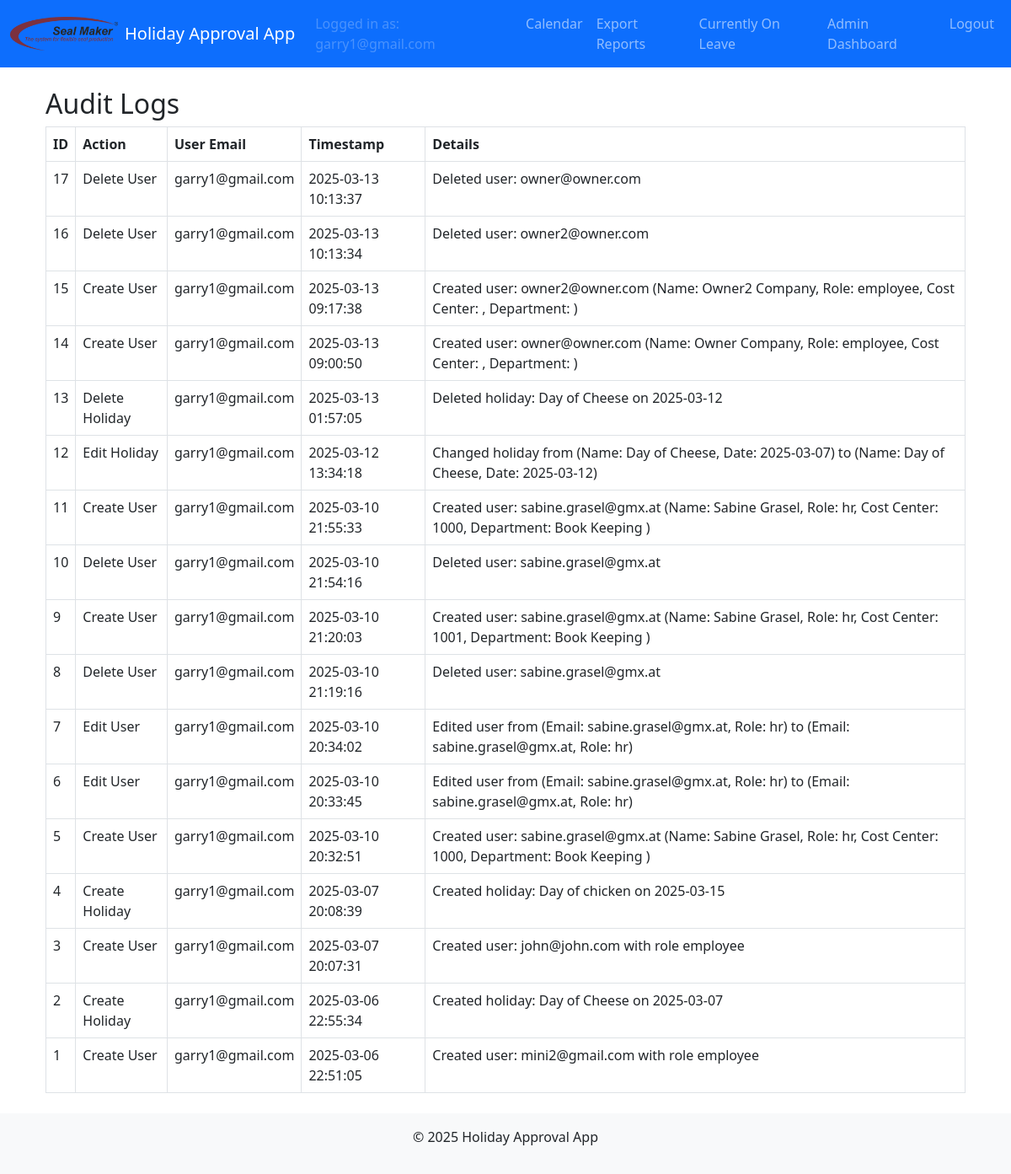
The app's page /admin/security (signed in) with its own data.
### models.py (models this page shows, shortened)
class User(UserMixin, db.Model):
    id = db.Column(db.Integer, primary_key=True)
    email = db.Column(db.String(120), unique=True, nullable=False)
    name = db.Column(db.String(120), nullable=True)           # Full name field
    cost_center = db.Column(db.String(50), nullable=True)       # Cost center field
    password_hash = db.Column(db.String(128), nullable=False)
    role = db.Column(db.String(20), nullable=False)             # Roles: employee, supervisor, manager, admin, hr, sub-admin
    time_off_balance = db.Column(db.Float, nullable=False, default=20.0, server_default="20.0")
    active = db.Column(db.Boolean, nullable=False, default=True, server_default="1")
    department = db.Column(db.String(100), nullable=True)       # Department field
    force_password_reset = db.Column(db.Boolean, nullable=False, default=False, server_default="0")

class AuditLog(db.Model):
    id = db.Column(db.Integer, primary_key=True)
    action = db.Column(db.String(200), nullable=False)
    timestamp = db.Column(db.DateTime, default=datetime.utcnow)
    user_email = db.Column(db.String(120), nullable=False)
    details = db.Column(db.Text)

### admin/routes.py (the view)
@admin_bp.route('/security')
@login_required
@admin_required
def security():
    audit_logs = AuditLog.query.order_by(AuditLog.timestamp.desc()).all()
    return render_template('admin_security.html', audit_logs=audit_logs)

### admin/routes.py (called while the page is built)
def admin_required(func):
    @wraps(func)
    def wrapper(*args, **kwargs):
        if current_user.role not in ['admin', 'sub-admin']:
            flash("Access denied: Admins only.", "danger")
            return redirect(url_for('main.calendar'))
        return func(*args, **kwargs)
    return wrapper

### app.py (called while the page is built)
def create_app():
    app = Flask(__name__)
    app.config.from_object(Config)
    db.init_app(app)
    migrate.init_app(app, db)
    login_manager.init_app(app)
    bcrypt.init_app(app)
    mail.init_app(app)
    login_manager.login_view = 'auth.login'
    @login_manager.user_loader
    def load_user(user_id):
        return User.query.get(int(user_id))
    from auth.routes import auth_bp
    from main.routes import main_bp
    from admin.routes import admin_bp
    from hr.routes import hr_bp
    app.register_blueprint(auth_bp)
    app.register_blueprint(main_bp)
    app.register_blueprint(admin_bp)
    app.register_blueprint(hr_bp)
    return app

### templates/admin_security.html
{% extends "layout.html" %}
{% block content %}
<div class="container">
  <h2>Audit Logs</h2>
  {% if audit_logs %}
    <table class="table table-bordered">
      <thead>
        <tr>
          <th>ID</th>
          <th>Action</th>
          <th>User Email</th>
          <th>Timestamp</th>
          <th>Details</th>
        </tr>
      </thead>
      <tbody>
        {% for log in audit_logs %}
        <tr>
          <td>{{ log.id }}</td>
          <td>{{ log.action }}</td>
          <td>{{ log.user_email }}</td>
          <td>{{ log.timestamp.strftime('%Y-%m-%d %H:%M:%S') }}</td>
          <td>{{ log.details }}</td>
        </tr>
        {% endfor %}
      </tbody>
    </table>
  {% else %}
    <p>No audit logs available.</p>
  {% endif %}
</div>
{% endblock %}

### templates/layout.html (shortened to what this page needs)
<!doctype html>
<html lang="en">
  <head>
    <link
      href="https://cdn.jsdelivr.net/npm/bootstrap@5.3.0/dist/css/bootstrap.min.css"
      rel="stylesheet"
    >
    <link rel="stylesheet" href="{{ url_for('static', filename='css/styles.css') }}">
  </head>
  <body>
    <nav class="navbar navbar-expand-lg navbar-dark bg-primary">
      <div class="container-fluid">
        <a class="navbar-brand d-flex align-items-center" href="{{ url_for('main.calendar') }}">
          <img
            src="{{ url_for('static', filename='img/logo.png') }}"
            alt="Company Logo"
            height="40"
            class="me-2"
          >
          <span>Holiday Approval App</span>
        </a>
        <div class="collapse navbar-collapse" id="navbarSupportedContent">
          <ul class="navbar-nav ms-auto">
            {% if current_user.is_authenticated %}
              <li class="nav-item">
                <span class="nav-link disabled">
                  Logged in as: {{ current_user.email }}
                </span>
              </li>
              <li class="nav-item">
                <a class="nav-link" href="{{ url_for('main.calendar') }}">Calendar</a>
              </li>
              <li class="nav-item">
                <a class="nav-link" href="{{ url_for('main.export_reports') }}">Export Reports</a>
              </li>
              <li class="nav-item">
                <a class="nav-link" href="{{ url_for('main.currently_on_leave') }}">Currently On Leave</a>
              </li>
              {% if current_user.role == 'employee' %}
                <li class="nav-item">
                  <a class="nav-link" href="{{ url_for('main.new_holiday_request') }}">Request</a>
                </li>
                <li class="nav-item">
                  <a class="nav-link" href="{{ url_for('main.employee_dashboard') }}">Employee Dashboard</a>
                </li>
              {% elif current_user.role == 'supervisor' %}
                <li class="nav-item">
                  <a class="nav-link" href="{{ url_for('main.supervisor_dashboard') }}">Supervisor Dashboard</a>
                </li>
              {% elif current_user.role == 'manager' %}
                <li class="nav-item">
                  <a class="nav-link" href="{{ url_for('main.manager_dashboard') }}">Manager Dashboard</a>
                </li>
              {% elif current_user.role == 'admin' %}
                <li class="nav-item">
                  <a class="nav-link" href="{{ url_for('admin.dashboard') }}">Admin Dashboard</a>
                </li>
              {% elif current_user.role == 'hr' %}
                <li class="nav-item">
                  <a class="nav-link" href="{{ url_for('hr.dashboard') }}">HR Dashboard</a>
                </li>
              {% elif current_user.role == 'management' %}
                <li class="nav-item">
                  <a class="nav-link" href="{{ url_for('main.management_dashboard') }}">Management Dashboard</a>
                </li>
              {% endif %}
              <li class="nav-item">
                <a class="nav-link" href="{{ url_for('auth.logout') }}">Logout</a>
              </li>
            {% else %}
              <li class="nav-item">
                <a class="nav-link" href="{{ url_for('auth.login') }}">Login</a>
              </li>
            {% endif %}
          </ul>
        </div>
      </div>
    </nav>
    <div class="container my-4">
      {% block content %}{% endblock %}
    </div>
    <footer class="bg-light text-center p-3">
      <div class="container">
        <p>&copy; 2025 Holiday Approval App</p>
      </div>
    </footer>
  </body>
</html>

### static/css/styles.css (style rules this page uses)
:root { --bs-primary: #800020; }

### records on screen
User: email "garry1@gmail.com"
AuditLog: id "17", action "Delete User", user_email "garry1@gmail.com", timestamp "2025-03-13 10:13:37", details "Deleted user: owner@owner.com"
AuditLog: id "16", action "Delete User", user_email "garry1@gmail.com", timestamp "2025-03-13 10:13:34", details "Deleted user: owner2@owner.com"
AuditLog: id "15", action "Create User", user_email "garry1@gmail.com", timestamp "2025-03-13 09:17:38", details "Created user: owner2@owner.com (Name: Owner2 Company, Role: employee, Cost Center: , Department: )"
AuditLog: id "14", action "Create User", user_email "garry1@gmail.com", timestamp "2025-03-13 09:00:50", details "Created user: owner@owner.com (Name: Owner Company, Role: employee, Cost Center: , Department: )"
AuditLog: id "13", action "Delete Holiday", user_email "garry1@gmail.com", timestamp "2025-03-13 01:57:05", details "Deleted holiday: Day of Cheese on 2025-03-12"
AuditLog: id "12", action "Edit Holiday", user_email "garry1@gmail.com", timestamp "2025-03-12 13:34:18", details "Changed holiday from (Name: Day of Cheese, Date: 2025-03-07) to (Name: Day of Cheese, Date: 2025-03-12)"
AuditLog: id "11", action "Create User", user_email "garry1@gmail.com", timestamp "2025-03-10 21:55:33", details "Created user: sabine.grasel@gmx.at (Name: Sabine Grasel, Role: hr, Cost Center: 1000, Department: Book Keeping )"
AuditLog: id "10", action "Delete User", user_email "garry1@gmail.com", timestamp "2025-03-10 21:54:16", details "Deleted user: sabine.grasel@gmx.at"
AuditLog: id "9", action "Create User", user_email "garry1@gmail.com", timestamp "2025-03-10 21:20:03", details "Created user: sabine.grasel@gmx.at (Name: Sabine Grasel, Role: hr, Cost Center: 1001, Department: Book Keeping )"
AuditLog: id "8", action "Delete User", user_email "garry1@gmail.com", timestamp "2025-03-10 21:19:16", details "Deleted user: sabine.grasel@gmx.at"
AuditLog: id "7", action "Edit User", user_email "garry1@gmail.com", timestamp "2025-03-10 20:34:02", details "Edited user from (Email: sabine.grasel@gmx.at, Role: hr) to (Email: sabine.grasel@gmx.at, Role: hr)"
AuditLog: id "6", action "Edit User", user_email "garry1@gmail.com", timestamp "2025-03-10 20:33:45", details "Edited user from (Email: sabine.grasel@gmx.at, Role: hr) to (Email: sabine.grasel@gmx.at, Role: hr)"
AuditLog: id "5", action "Create User", user_email "garry1@gmail.com", timestamp "2025-03-10 20:32:51", details "Created user: sabine.grasel@gmx.at (Name: Sabine Grasel, Role: hr, Cost Center: 1000, Department: Book Keeping )"
AuditLog: id "4", action "Create Holiday", user_email "garry1@gmail.com", timestamp "2025-03-07 20:08:39", details "Created holiday: Day of chicken on 2025-03-15"
AuditLog: id "3", action "Create User", user_email "garry1@gmail.com", timestamp "2025-03-07 20:07:31", details "Created user: john@john.com with role employee"
AuditLog: id "2", action "Create Holiday", user_email "garry1@gmail.com", timestamp "2025-03-06 22:55:34", details "Created holiday: Day of Cheese on 2025-03-07"
AuditLog: id "1", action "Create User", user_email "garry1@gmail.com", timestamp "2025-03-06 22:51:05", details "Created user: mini2@gmail.com with role employee"
